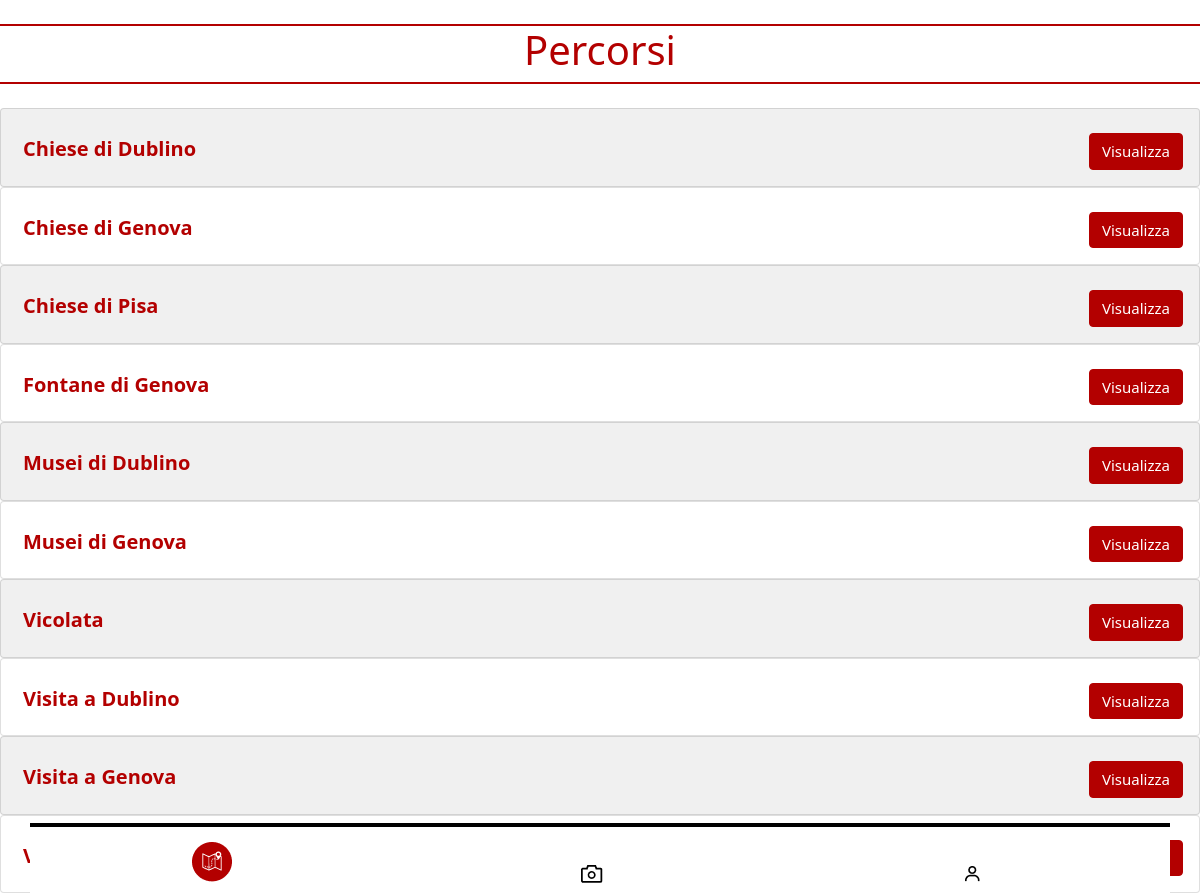
Page /mobile/percorsi/index.php on the committed database.
### tables this page shows
CREATE TABLE IF NOT EXISTS Percorso(
    id int PRIMARY KEY AUTO_INCREMENT,
	nome varchar(255),
    descrizione varchar(255) NOT NULL
);

### mobile/percorsi/index.php (the view, shortened to what this page needs)
<!doctype html>
<html lang="en">
<head>
    <link rel="stylesheet" href="../../css/style.css">
    <link rel="stylesheet" href="../../bootstrap/css/bootstrap.min.css">
</head>
<body class="d-flex flex-column min-vh-100">
    <div class="container fixed-bottom" style="background-color: white; border-top-color:black;  border-top-style: solid; border-top-width: 4px; height: 70px;">
        <div class="row  justify-content-center" style="padding-top: 15px;">
            <div class="col s-4" >
                <center>
                    <a  class="navbar-brand" href="./" >
                        <img src="../../img/icons/percorsoSfondo.png">
                    </a>
                </center>
            </div>
            <div class="col s-4" style="padding-top: 15px; ">
                <center>
                    <a  class="navbar-brand" href="../scanner/index.php ">
                        <img src="../../img/icons/scannerizza.png">
                    </a>
                </center>
            </div>
            <div class="col s-4" style="padding-top: 15px; ">
                <center>
                    <a  class="navbar-brand" href="../profilo/index.php">
                        <img src="../../img/icons/account.png">
                    </a>
                </center>
            </div>
        </div>
    </div>
    <br>
    <div style="border-top-color:#B30000;  border-top-style: solid; border-top-width: 2px; border-bottom-color:#B30000;  border-bottom-style: solid; border-bottom-width: 2px;">
        <center>
            <h1 style="color: #B30000;">Percorsi<h1>
        </center>
    </div>
    <br>
    <?php
                    $host="127.0.0.1";
                    $user="root";
                    $pass="";
                    $database="genovaroute";
                    $connessione= new mysqli($host, $user, $pass , $database);
                    $i=0;
                    $sql = "SELECT * FROM percorso ORDER BY nome";
                    if($result = $connessione->query($sql)){
                        if($result->num_rows > 0){
                                    while($row=$result->fetch_array()){
                                        $i++;
                                        if($i%2==0){
                                            $coloreRiga="white";
                                        }
                                        else{
                                            $coloreRiga="#F0F0F0";
                                        }
                                        echo '
                                        <div class="col-sm align-self-center" style="width:100%;">
                                            <div class="card text-center align-self-center" style="width:100%;  background-color: '.$coloreRiga.';">
                                                <div class="card-body">
                                                    <form action="tappe/index.php" method="post">
                                                        <p class="card-title">
                                                            <input type="hidden" name="percorso" value="'.$row['nome'].'">
                                                            <input type="submit" value="'.$row['nome'].'" style="background-color: '.$coloreRiga.'; text-decoration: none; color: #B30000; font-size:20px; border: none; font-weight: bold; float: left;">
                                                            <button type="submit" class="btn btn-primary" style="background-color: #B30000; border-color:#B30000; font-size: 15px; color:white ; text-align: center; float: right;">Visualizza</button>
                                                        </p>
                                                    </form>
                                                </div>
                                            </div>
                                        </div>
                                        ';
                                    }
                        }else{
                            echo "Non ci sono percorsi salvati nel database";
                        }
                    }else{
                        echo "Impossibile eseguire la query";
                    }
                ?>
</body>
</html>

### rows in the picture
percorso: nome "Chiese di Dublino"
percorso: nome "Chiese di Genova"
percorso: nome "Chiese di Pisa"
percorso: nome "Fontane di Genova"
percorso: nome "Musei di Dublino"
percorso: nome "Musei di Genova"
percorso: nome "Vicolata"
percorso: nome "Visita a Dublino"
percorso: nome "Visita a Genova"
